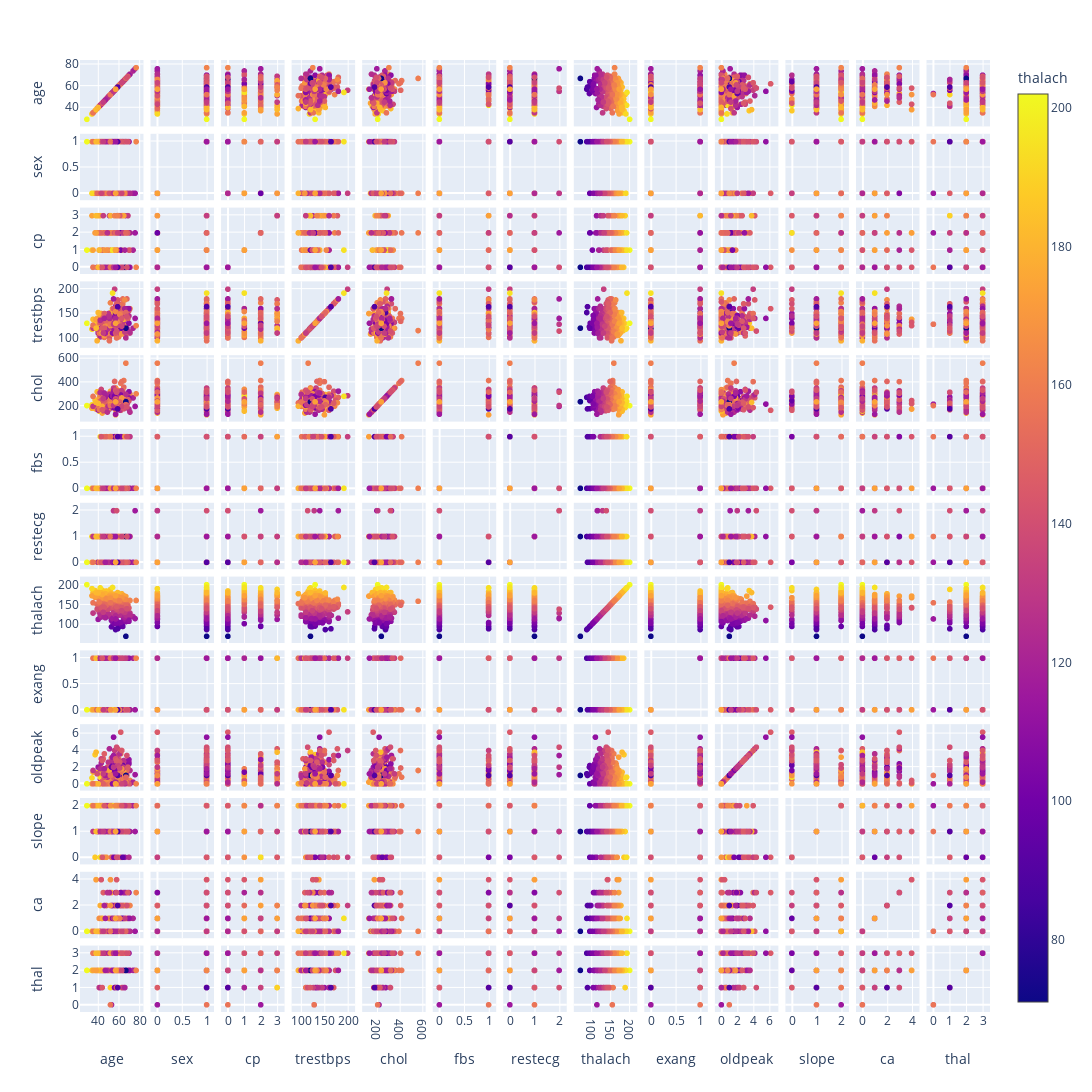

Here is the notebook cell this chart was saved with:
### Code cell
import plotly_express as px
px.scatter_matrix(df, dimensions = ['age', 'sex', 'cp', 
                                    'trestbps', 'chol', 'fbs', 'restecg', 
                                    'thalach', 'exang', 'oldpeak', 'slope',
                                    'ca', 'thal'], color = "thalach",
                                    height=1500, width=1500)

### Figure 1 — Plotly figure (JSON) as saved in the notebook; plotly's stock layout.template omitted (floating-point values rounded to 4 significant figures; data arrays with more than 128 entries replaced by an {"elided": "..."} marker saying what was removed)
{"data": [{"dimensions": [{"axis": {"matches": true}, "label": "age", "values": {"elided": "303 int values"}}, {"axis": {"matches": true}, "label": "sex", "values": {"elided": "303 int values"}}, {"axis": {"matches": true}, "label": "cp", "values": {"elided": "303 int values"}}, {"axis": {"matches": true}, "label": "trestbps", "values": {"elided": "303 int values"}}, {"axis": {"matches": true}, "label": "chol", "values": {"elided": "303 int values"}}, {"axis": {"matches": true}, "label": "fbs", "values": {"elided": "303 int values"}}, {"axis": {"matches": true}, "label": "restecg", "values": {"elided": "303 int values"}}, {"axis": {"matches": true}, "label": "thalach", "values": {"elided": "303 int values"}}, {"axis": {"matches": true}, "label": "exang", "values": {"elided": "303 int values"}}, {"axis": {"matches": true}, "label": "oldpeak", "values": {"elided": "303 float values"}}, {"axis": {"matches": true}, "label": "slope", "values": {"elided": "303 int values"}}, {"axis": {"matches": true}, "label": "ca", "values": {"elided": "303 int values"}}, {"axis": {"matches": true}, "label": "thal", "values": {"elided": "303 int values"}}], "hoverlabel": {"namelength": 0}, "hovertemplate": "%{xaxis.title.text}=%{x}<br>%{yaxis.title.text}=%{y}<br>thalach=%{marker.color}", "legendgroup": "", "marker": {"color": {"elided": "303 int values"}, "coloraxis": "coloraxis", "symbol": "circle"}, "name": "", "showlegend": false, "type": "splom"}], "layout": {"coloraxis": {"colorbar": {"title": {"text": "thalach"}}, "colorscale": [[0, "#0d0887"], [0.1111, "#46039f"], [0.2222, "#7201a8"], [0.3333, "#9c179e"], [0.4444, "#bd3786"], [0.5556, "#d8576b"], [0.6667, "#ed7953"], [0.7778, "#fb9f3a"], [0.8889, "#fdca26"], [1, "#f0f921"]]}, "dragmode": "select", "height": 1500, "legend": {"tracegroupgap": 0}, "margin": {"t": 60}, "width": 1500}}
